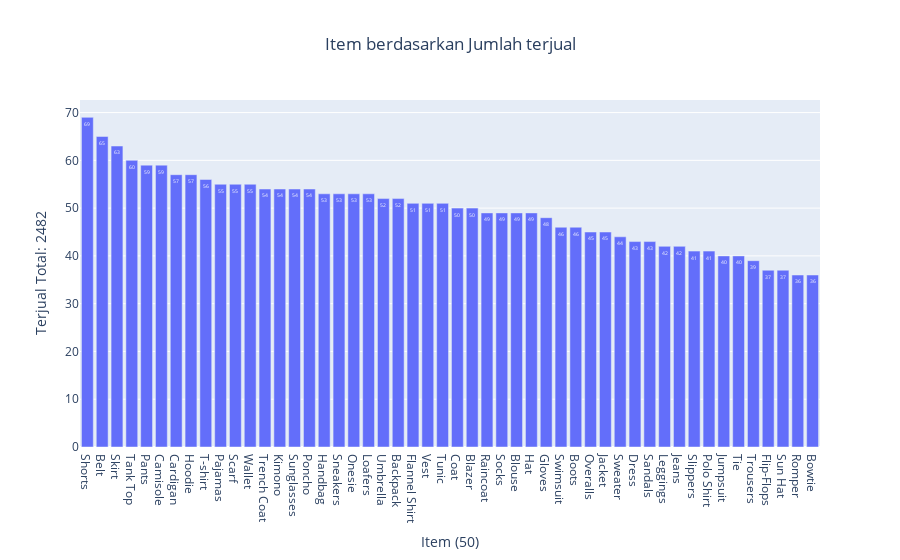

The notebook cell this image was saved under:
### Markdown cell above
Kita membuat dataframe baru bernama jumlah yang berisi 2 kolom (item dan jumlah terjualnya), pada display atas adalah:<br>Top 5 tertinggi, dan pada display bawahnya Top 5 terendah

### Code cell
fig = px.bar(jumlah, y='Terjual', x='Item', text_auto='.2s',
            title="Item berdasarkan Jumlah terjual")
fig.update_layout(title_x = 0.5)
fig.update_yaxes(title_text="Terjual Total: " + str(total))
fig.update_xaxes(title_text="Item (50)")
fig.show()

### Figure 1 — Plotly figure (JSON) as saved in the notebook; plotly's stock layout.template omitted (floating-point values rounded to 4 significant figures)
{"data": [{"alignmentgroup": "True", "hovertemplate": "Item=%{x}<br>Terjual=%{y}<extra></extra>", "legendgroup": "", "marker": {"color": "#636efa", "pattern": {"shape": ""}}, "name": "", "offsetgroup": "", "orientation": "v", "showlegend": false, "textposition": "auto", "texttemplate": "%{y:.2s}", "type": "bar", "x": ["Shorts", "Belt", "Skirt", "Tank Top", "Pants", "Camisole", "Cardigan", "Hoodie", "T-shirt", "Pajamas", "Scarf", "Wallet", "Trench Coat", "Kimono", "Sunglasses", "Poncho", "Handbag", "Sneakers", "Onesie", "Loafers", "Umbrella", "Backpack", "Flannel Shirt", "Vest", "Tunic", "Coat", "Blazer", "Raincoat", "Socks", "Blouse", "Hat", "Gloves", "Swimsuit", "Boots", "Overalls", "Jacket", "Sweater", "Dress", "Sandals", "Leggings", "Jeans", "Slippers", "Polo Shirt", "Jumpsuit", "Tie", "Trousers", "Flip-Flops", "Sun Hat", "Romper", "Bowtie"], "xaxis": "x", "y": [69, 65, 63, 60, 59, 59, 57, 57, 56, 55, 55, 55, 54, 54, 54, 54, 53, 53, 53, 53, 52, 52, 51, 51, 51, 50, 50, 49, 49, 49, 49, 48, 46, 46, 45, 45, 44, 43, 43, 42, 42, 41, 41, 40, 40, 39, 37, 37, 36, 36], "yaxis": "y"}], "layout": {"barmode": "relative", "legend": {"tracegroupgap": 0}, "title": {"text": "Item berdasarkan Jumlah terjual", "x": 0.5}, "xaxis": {"anchor": "y", "domain": [0, 1], "title": {"text": "Item (50)"}}, "yaxis": {"anchor": "x", "domain": [0, 1], "title": {"text": "Terjual Total: 2482"}}}}
